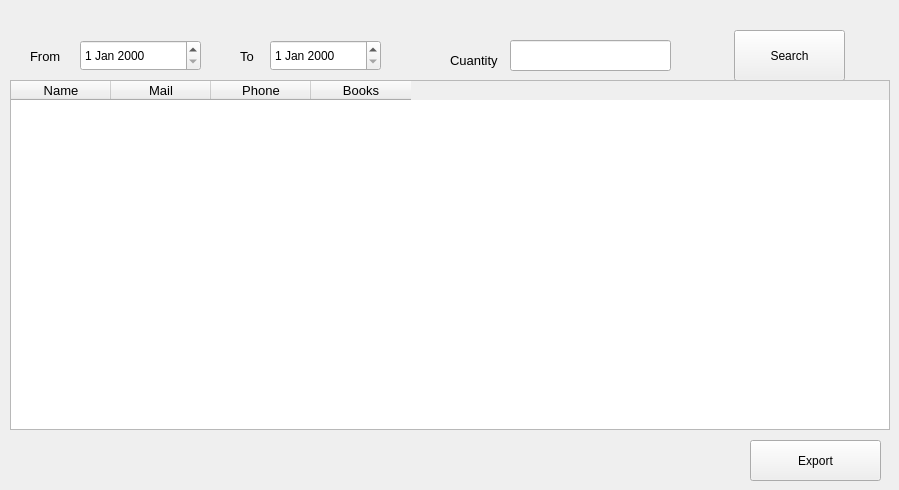
      <widget class="QWidget" name="tab_12">
       <attribute name="title">
        <string>Client Reports</string>
       </attribute>
       <widget class="QPushButton" name="pushButton_17">
        <property name="geometry">
         <rect>
          <x>734</x>
          <y>30</y>
          <width>111</width>
          <height>51</height>
         </rect>
        </property>
        <property name="text">
         <string>Search</string>
        </property>
       </widget>
       <widget class="QDateEdit" name="dateEdit">
        <property name="geometry">
         <rect>
          <x>80</x>
          <y>40</y>
          <width>121</width>
          <height>31</height>
         </rect>
        </property>
       </widget>
       <widget class="QDateEdit" name="dateEdit_2">
        <property name="geometry">
         <rect>
          <x>270</x>
          <y>40</y>
          <width>111</width>
          <height>31</height>
         </rect>
        </property>
       </widget>
       <widget class="QLabel" name="label_25">
        <property name="geometry">
         <rect>
          <x>30</x>
          <y>50</y>
          <width>47</width>
          <height>13</height>
         </rect>
        </property>
        <property name="font">
         <font>
          <pointsize>10</pointsize>
         </font>
        </property>
        <property name="text">
         <string>From</string>
        </property>
       </widget>
       <widget class="QLabel" name="label_30">
        <property name="geometry">
         <rect>
          <x>240</x>
          <y>50</y>
          <width>47</width>
          <height>13</height>
         </rect>
        </property>
        <property name="font">
         <font>
          <pointsize>10</pointsize>
         </font>
        </property>
        <property name="text">
         <string>To</string>
        </property>
       </widget>
       <widget class="QLineEdit" name="lineEdit_18">
        <property name="geometry">
         <rect>
          <x>510</x>
          <y>40</y>
          <width>161</width>
          <height>31</height>
         </rect>
        </property>
       </widget>
       <widget class="QLabel" name="label_31">
        <property name="geometry">
         <rect>
          <x>450</x>
          <y>50</y>
          <width>61</width>
          <height>20</height>
         </rect>
        </property>
        <property name="font">
         <font>
          <pointsize>10</pointsize>
         </font>
        </property>
        <property name="text">
         <string>Cuantity</string>
        </property>
       </widget>
       <widget class="QTableWidget" name="tableWidget_6">
        <property name="geometry">
         <rect>
          <x>10</x>
          <y>80</y>
          <width>880</width>
          <height>350</height>
         </rect>
        </property>
        <column>
         <property name="text">
          <string>Name</string>
         </property>
         <property name="font">
          <font>
           <pointsize>10</pointsize>
          </font>
         </property>
        </column>
        <column>
         <property name="text">
          <string>Mail</string>
         </property>
         <property name="font">
          <font>
           <pointsize>10</pointsize>
          </font>
         </property>
        </column>
        <column>
         <property name="text">
          <string>Phone</string>
         </property>
         <property name="font">
          <font>
           <pointsize>10</pointsize>
          </font>
         </property>
        </column>
        <column>
         <property name="text">
          <string>Books</string>
         </property>
         <property name="font">
          <font>
           <pointsize>10</pointsize>
          </font>
         </property>
        </column>
       </widget>
       <widget class="QPushButton" name="pushButton_38">
        <property name="geometry">
         <rect>
          <x>750</x>
          <y>440</y>
          <width>131</width>
          <height>41</height>
         </rect>
        </property>
        <property name="text">
         <string>Export</string>
        </property>
       </widget>
      </widget>
